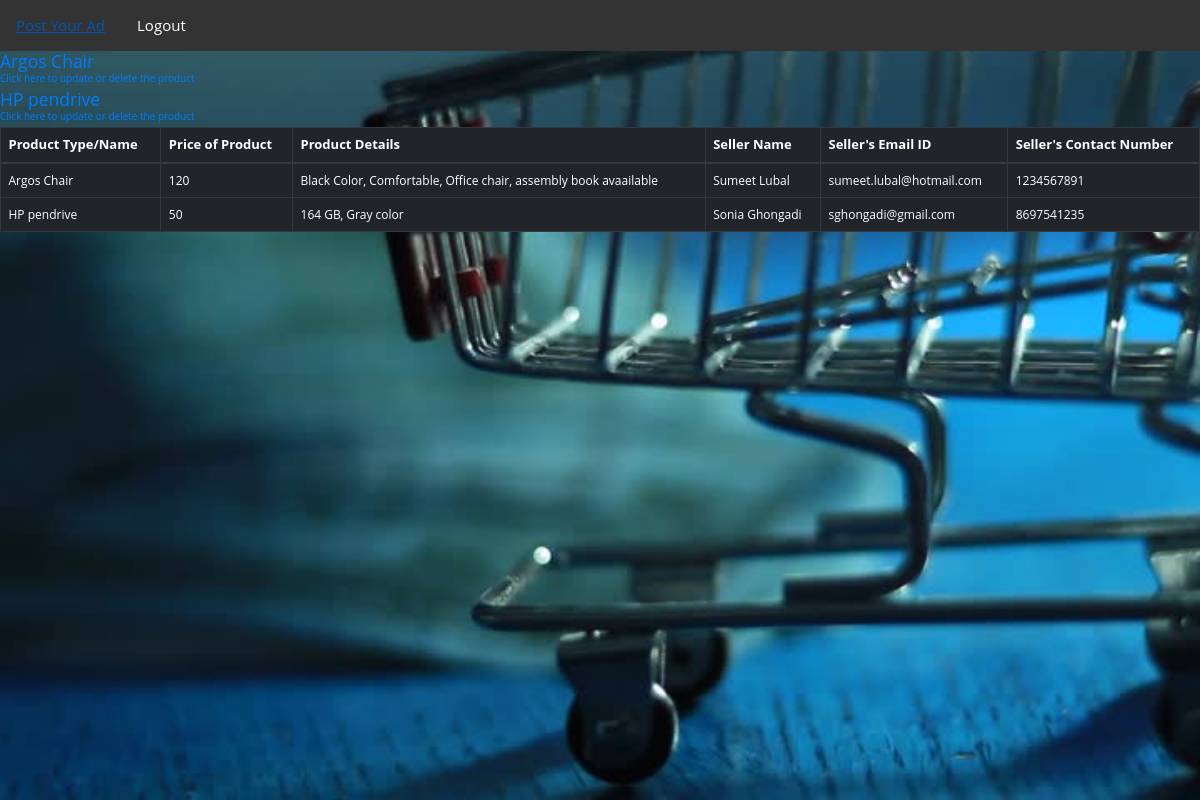
The app's page /show_all (signed in) with its own data.
### login.py (models this page shows)
class Product(db.Model):
    id= db.Column(db.Integer, primary_key=True)
    Product_name = db.Column(db.String(20),nullable=False)
    Product_price = db.Column(db.Integer, nullable= False)
    Prod_spec = db.Column(db.Text, nullable=False)
    seller_name = db.Column(db.String(20), nullable =False)
    User_email = db.Column(db.String(120),  nullable=False)
    contact_num= db.Column(db.Integer, nullable=False)
    person_id = db.Column(db.Integer, db.ForeignKey('add_user.id'))

### login.py (the view)
@app.route("/show_all")
def show_all():
    user = False
    if 'user_email' in session:
        user = session['user_email']
    return render_template('show_all.html', Product = Product.query.all(), user= user)

### templates/show_all.html (shortened to what this page needs)
<!DOCTYPE html>
<html lang="en">
<head>
   <link rel="stylesheet" type="text/css" href="{{ url_for('static',filename ='style.css') }}">
   <link rel="stylesheet" href="https://maxcdn.bootstrapcdn.com/bootstrap/4.0.0/css/bootstrap.min.css"
>
</head>
<body>
   <div class="cont">
      <div class="topnav">
         {% if user %}
         <a href="{{ url_for('addproduct') }}">Post Your Ad</a>
         <a href="{{ url_for('logout') }}">Logout</a>
         {% else %}
         <a href="{{ url_for('login') }}">Login</a>
         <a href="{{ url_for('register') }}">Register</a>
         {% endif %}
      </div>
      <table class="table table-bordered table-dark">
         <thead class="thead-dark">
            <tr>
               <th id="prod_name">Product Type/Name</th>
               <th id="prod_price">Price of Product</th>
               <th id="prod_spec">Product Details</th>
               <th id="seller_name">Seller Name</th>
               <th id="seller_emailID">Seller's Email ID</th>
               <th id="seller_contactNum">Seller's Contact Number</th>
            </tr>
         </thead>
         <tbody>
            {% for products in Product %}
            {% if user %}
            <h3><a href="{{ url_for('idv_prod', product_id= products.id ) }}">{{ products.Product_name}}<h6>Click here
                     to update or delete the product</h6></a></h3>
            {% endif %}
            <tr>
               <td>{{ products.Product_name}}</td>
               <td>{{ products.Product_price}}</td>
               <td>{{ products.Prod_spec}}</td>
               <td>{{ products.seller_name}}</td>
               <td>{{ products.User_email }}</td>
               <td>{{ products.contact_num }}</td>
            </tr>
            {% endfor %}
         </tbody>
      </table>
   </div>
</body>
</html>

### static/style.css (style rules this page uses)
*, *:before, *:after { box-sizing: border-box; margin: 0; padding: 0; }
html, body { font-size: 62.5%; height: 100%; overflow: hidden; }
.cont { position: relative; height: 100%; background-image: url('1.jpg'); background-size: cover; overflow: auto; font-family: "Open Sans", Helvetica, Arial, sans-serif; }
.topnav { overflow: hidden; background-color: #333; }
.topnav a { float: left; color:white; text-align: center; padding: 14px 16px; text-decoration: none; font-size: 15px; }
table tbody tr td { font-size: 12px; }
table thead tr th { font-size: 13px; }

### records on screen
Product: Product_name "Argos Chair", Product_price "120", Prod_spec "Black Color, Comfortable, Office chair, assembly book avaailable", seller_name "Sumeet Lubal", User_email "sumeet.lubal@hotmail.com", contact_num "1234567891"
Product: Product_name "HP pendrive", Product_price "50", Prod_spec "164 GB, Gray color", seller_name "Sonia Ghongadi", User_email "sghongadi@gmail.com", contact_num "8697541235"
